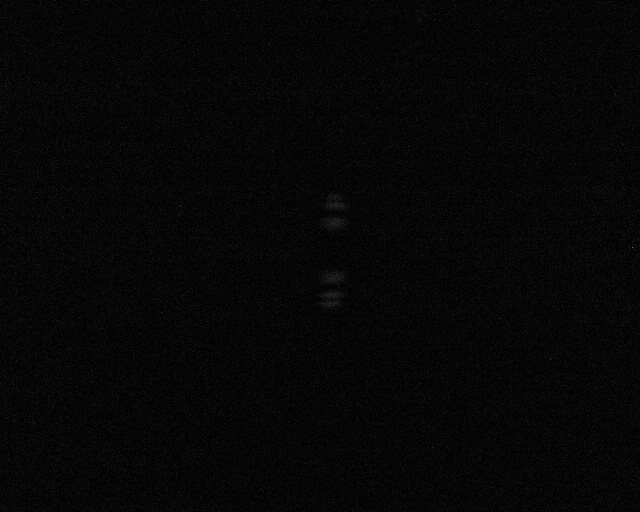
#> input picture MQO/experiment_3/processed/1_0_F.png, 640 x 512 px; its folder holds 6 pictures in this run
$ jupyter execute --allow-errors Wavelength_calibration.ipynb
#> lines starting #> are read from the running program, lines starting #| are printed output that depends on the picture
[cell 1]
import re
from pathlib import Path
import numpy as np
from PIL import Image

# ==========================================
# НАСТРОЙКИ ПУТЕЙ
# ==========================================
BASE_DIR = Path(r"C:\Users\RedBrean\Documents\MIPT\term2\MQO\experiment_srochnii")
INPUT_DIR = Path(r"C:\Users\RedBrean\Pictures\RQC\2026-07-16")
OUTPUT_DIR = BASE_DIR / "processed"

OUTPUT_DIR.mkdir(parents=True, exist_ok=True)

# ==========================================
# ФУНКЦИИ ОБРАБОТКИ ИЗОБРАЖЕНИЙ
# ==========================================

# [38 lines left out: functions load_image, combine_images, save_image, not called in this run]

# ==========================================
# ГРУППИРОВКА ФАЙЛОВ
# ==========================================

groups = {}

# Регулярное выражение ловит группы (включая дробные), типы кадров и любой хвост с датой/миллисекундами
pattern = re.compile(r"^([\d_.-]+?)(_(?:FN|F|N))?_\d{4}-\d{2}-\d{2}T.*$")

for file in INPUT_DIR.glob("*.png"):
    name = file.stem

    # Игнорируем служебные файлы инициализации
    if name.startswith("INIT"):
        continue

    match = pattern.match(name)

    if match:
        key = match.group(1)       # Например, "1_0" или "1_44.95"
        suffix = match.group(2)    # Например, "_FN", "_F", "_N" или None

        if suffix == "_N":
            kind = "noise"
        elif suffix == "_F":
            kind = "flat"
        elif suffix == "_FN":
            kind = "flat_noise"
        else:
            kind = "signal"

        groups.setdefault(key, {"signal": [], "noise": [], "flat": [], "flat_noise": []})
        groups[key][kind].append(file)
    else:
        print(f"Предупреждение: Файл {file.name} не соответствует шаблону имени!")

# ==========================================
# ОСНОВНОЙ ЦИКЛ ОБРАБОТКИ
# ==========================================

print(f"Старт обработки файлов из: {INPUT_DIR}\n" + "-"*50)

for key, data in sorted(groups.items()):
    signal_files = data["signal"]
    noise_files = data["noise"]
    flat_files = data["flat"]
    flat_noise_files = data["flat_noise"]

    # Проверяем, есть ли хоть какие-то данные для этой группы
    if not signal_files and not flat_files:
        print(f"Предупреждение: Для группы '{key}' нет ни сигналов, ни флэтов. Пропускаем.")
        continue

    print(f"Обработка группы: {key}")

    # --- 1. ОБРАБОТКА СИГНАЛА (Получаем чистый сигнал) ---
    if signal_files:
        print(f"  ├─ Сигнал: {len(signal_files)} кадров | Шум (N): {len(noise_files)} кадров")
        signal_avg = combine_images(signal_files, method="median")
        if noise_files:
            noise_avg = combine_images(noise_files, method="median")
            signal_clean = np.maximum(signal_avg - noise_avg, 0)
        else:
            signal_clean = signal_avg

        # Сохраняем чистый сигнал (имя группы без суффиксов)
        save_image(signal_clean, OUTPUT_DIR / f"{key}.png")
    else:
        print(f"  ├─ Сигнальные кадры отсутствуют.")

    # --- 2. ОБРАБОТКА ФЛЭТА (Получаем чистый флэт) ---
    if flat_files:
        print(f"  └─ Флэт (F): {len(flat_files)} кадров | Шум флэта (FN): {len(flat_noise_files)} кадров")
        flat_avg = combine_images(flat_files, method="median")
        if flat_noise_files:
            flat_noise_avg = combine_images(flat_noise_files, method="median")
            flat_clean = np.maximum(flat_avg - flat_noise_avg, 0)
        else:
            flat_clean = flat_avg

        # Сохраняем чистый флэт с суффиксом "_F"
        save_image(flat_clean, OUTPUT_DIR / f"{key}_F.png")
    else:
        print(f"  └─ Кадры флэта отсутствуют.")

print("-"*50)
print("Готово! Очищенные пары кадров сохранены в:")
print(OUTPUT_DIR)

[cell 2]
import os
import numpy as np
import pandas as pd
import matplotlib.pyplot as plt
from PIL import Image
import seaborn as sns  # Удобно для красивых графиков с группировкой
from scipy.optimize import curve_fit
from scipy.signal import find_peaks, savgol_filter
from sklearn.metrics import r2_score


class CrystalExperiment:
    """
    Класс отдельного эксперимента.
    Хранит метаданные в виде произвольного словаря, осуществляет калибровку
    и анализ интерференционной картины. Все результаты сохраняются в поля класса.
    """
    C_LIGHT = 299_792_458

    def __init__(self, filter_filename, nofilter_filename, metadata=None, config=None):
        self.filter_filename = filter_filename
        self.nofilter_filename = nofilter_filename

        # Хранилище для любых параметров эксперимента (дистанция, щель, ток и т.д.)
        self.metadata = metadata if metadata is not None else {}

        if config is None:
            config = {
                "left": 250, "right": 370,
                "top": 140, "bottom": 275,
                "target_wavelength": 808.0,
                "output_dir": "analysis_output",
                "stripe_width": 3,
                "savgol_window": 13,
                "savgol_poly": 2,
                "peak_prominence": 0.008,
                "valley_prominence": 0.008,
                "peak_distance": 6,
                "peak_height_min": 0.12
            }
        self.config = config

        self.filter_dir = os.path.join(config["output_dir"], "filter_fits")
        self.nofilter_dir = os.path.join(config["output_dir"], "nofilter_spectra")

        # --- ПОЛЯ КЛАССА ДЛЯ ХРАНЕНИЯ РЕЗУЛЬТАТОВ ---
        # Результаты калибровки (Fit)
        self.alpha = None
        self.beta = None
        self.shift = None
        self.scale = None
        self.r2 = None

        # Массивы данных
        self.img_nf = None
        self.crop_nf = None
        self.spectrum_nf = None
        self.slice_808 = None
        self.smoothed_slice = None

        # Экстремумы и координаты
        self.pixel808 = None
        self.peaks_idx = []
        self.valleys_idx = []
        self.paired_extrema = []
        self.local_visibilities = []

        # Ключевые физические метрики
        self.visibility = 0.0
        self.intensity_max_slice = 0.0
        self.intensity_808_exact = 0.0
        self.intensity_808_avg = 0.0
        self.intensity_total = 0.0

        self.log_line = ""

    @staticmethod
    def _gaussian(w, w0, sig):
        return np.exp(-0.5 * ((w - w0) / sig) ** 2)

    @staticmethod
    def _convert_w_to_l(func, w_range, *params):
        l_range = 2 * np.pi * CrystalExperiment.C_LIGHT / w_range * 1e-3
        y_w = func(w_range, *params)
        y_l = y_w / l_range**2
        y_l /= np.max(y_l)
        return y_l

    @staticmethod
    def _gfit(pix, alpha, beta, shift, scale):
        wavelength = shift + scale * pix
        c_factor = 2 * np.pi * CrystalExperiment.C_LIGHT * 1e-3
        ang_freq = c_factor / wavelength
        l0 = 810
        l_fwhm = 10
        w0 = c_factor / l0
        w_fwhm = c_factor * l_fwhm / (l0**2 - (l_fwhm / 2)**2)
        sig_w = w_fwhm / (2 * np.sqrt(2 * np.log(2)))
        y_l = CrystalExperiment._convert_w_to_l(CrystalExperiment._gaussian, ang_freq, w0, sig_w)
        y_l /= np.max(y_l)
        return beta + alpha * y_l

    def _load_image(self, filename):
#> called with filename = '1_0_F.png'
        img = Image.open(f"processed/{filename}").convert("L")
#> img is the input picture: PIL image 640x512 L; min 0, max 107, mean 6.2
        img = np.array(img, dtype=float)
#> img: shape (512, 640) float64
        img /= np.max(img)
        return img

    def _get_crop(self, img):
        return img[self.config["top"]:self.config["bottom"], self.config["left"]:self.config["right"]]
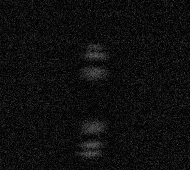
#> returned value: shape (170, 190) float64; min 0, max 0.411, mean 0.0596

    def _get_meta_string(self):
        """Красивая строка со всеми параметрами для графиков и логов"""
        if not self.metadata:
            return "No Meta"
        return ", ".join([f"{k}: {v}" for k, v in self.metadata.items()])

    def run_calibration(self):
        img = self._load_image(self.filter_filename)
        crop = self._get_crop(img)
        x_pix = np.arange(self.config["left"], self.config["right"])
        y_exp = np.trapezoid(crop, axis=0)
#> y_exp = 190 values, max 19.06 at index 95, min 7.17 at index 73, mean 10.08
        y_exp /= np.max(y_exp)
#> y_exp = 190 values, max 1 at index 95, min 0.376 at index 73, mean 0.529


        p0 = [1.0, 0.1, 748, 0.2]
        popt, _ = curve_fit(self._gfit, x_pix, y_exp, p0=p0, maxfev=10000)
#> popt = [0.483, 0.486, 599, 0.633]
        y_fit = self._gfit(x_pix, *popt)
#> y_fit = 190 values, max 0.97 at index 93, min 0.486 at index 0, mean 0.529

        # Сохраняем результаты калибровки в явные поля класса
        self.alpha = popt[0]
#> self.alpha = 0.483
        self.beta = popt[1]
#> self.beta = 0.486
        self.shift = popt[2]
#> self.shift = 599
        self.scale = popt[3]
#> self.scale = 0.633
        self.r2 = r2_score(y_exp, y_fit)
#> self.r2 = 0.864

        # Временный контекст для отрисовки локального графика калибровки
        self._tmp_calib = {"image": img, "crop": crop, "x_pix": x_pix, "y_exp": y_exp, "y_fit": y_fit}

    def process_nofilter_data(self):
        if self.shift is None or self.scale is None:
            raise ValueError("Калибровка не проведена или завершилась с ошибкой!")

        self.img_nf = self._load_image(self.nofilter_filename)
#> call 2 of _load_image, with filename = '1_0.png'
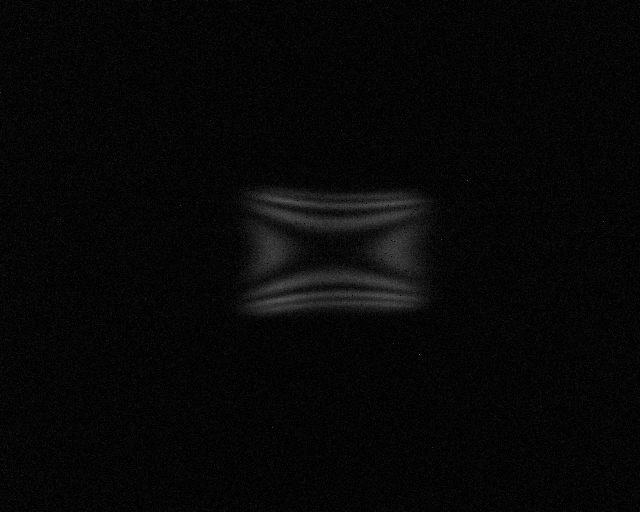
#> input picture MQO/experiment_3/processed/1_0.png, 640 x 512 px
#> in _load_image, img is the input picture: PIL image 640x512 L; min 0, max 109, mean 7.1
#> in _load_image (call 2), `img /= np.max(img)`:
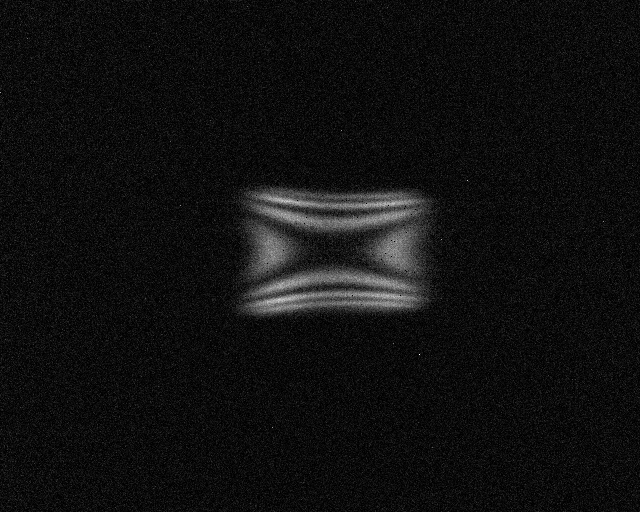
#> img: shape (512, 640) float64; min 0, max 1, mean 0.0653
        self.crop_nf = self._get_crop(self.img_nf)
#> in _get_crop (call 2), `return img[self.config["top"]:self.config["bottom"], self.config["left..`:
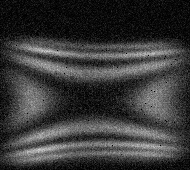
#> returned value: shape (170, 190) float64; min 0, max 0.844, mean 0.229
        self.spectrum_nf = np.trapezoid(self.crop_nf, axis=0)
#> self.spectrum_nf = 190 values, max 55.51 at index 156, min 13.44 at index 0, mean 38.8

        self.pixel808 = (self.config["target_wavelength"] - self.shift) / self.scale
#> self.pixel808 = 329.9
#> (the rest of the program and of its run is left out)
